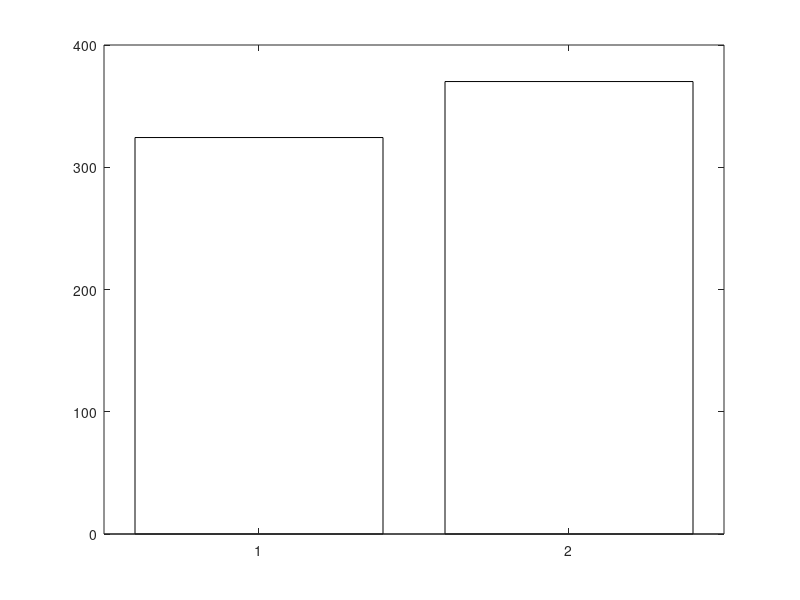

MATLAB code to generate this figure: (Note: this script raises an error after producing the figure.)
% Clear previous data and close all figures
close all;
clear;
clc;

% Given data
U_murs1 = 0.38; % Coefficient de transmission thermique (W/m².K)
U_murs2 = 0.38;
U_vitres = 2.70;

A_fenetres = 137.72; % Surface des fenêtres (m²)
A_mur1 = 217.73;
A_mur2 = A_mur1;

U_tt = 0.79; % Ponts thermiques toiture terrases
U_pii = 0.99; % Ponts thermiques planchers intermédiaires intérieurs
U_pie = 0.07; % Ponts thermiques planchers intermédiaires extérieurs
U_amei = 0.03; % Ponts thermiques angles murs extérieurs intérieurs
U_amee = 0.015; % Ponts thermiques angles murs extérieurs extérieurs

V = 4.31; % débit d'air de la CTA (m^3/s)
rau = 1.2; % kg/m^3
cp = 1005; % J/(kg.dT)

T_ref = 20;
T_reelle = [5.6, 8.4, 10.7, 12.3, 17.8, 20.5, 23, 23.3, 17.5, 16.3, 10.2, 5.7]; % Température moyenne mensuelle

Q_murs1 = U_murs1 * A_mur1 * max(0, (T_ref - T_reelle));
Q_murs2 = U_murs2 * A_mur2 * max(0, (T_ref - T_reelle));
Q_fenetres = U_vitres * A_fenetres * max(0, (T_ref - T_reelle));

Q_ponts = 2 * (48.06 + 23.03) * (U_tt + U_pii + U_pie + U_amei + U_amee) * max(0, (T_ref - T_reelle));

Q_CTA = V * rau * cp * max(0, (T_ref - T_reelle));

Q_total = Q_murs1 + Q_murs2 + Q_fenetres + Q_ponts + Q_CTA; % Puissance (W)

Q = Q_total / 1000; % Puissance (kW)

heures = 24;
mois = [31, 28, 31, 30, 31, 30, 31, 31, 30, 31, 30, 31]; % Nombre de jours par mois
efficacite = 0.89; % Efficacité du système de chauffage

E_quotidienne = Q * heures;

E_mensuelle = E_quotidienne .* mois; % Energie (kWh)

E_mensuelle = E_mensuelle / efficacite;

E_mensuelle = E_mensuelle / 1000; % Energie (MWh)

E_annuelle_simulation = sum(E_mensuelle);

chauffage_reel_2022 = 14.89 / 100 * [455000, 378000, 331000, 229000, 8000, 0, 0, 0, 0, 0, 477000, 300000]; % kWh

E_reelle = chauffage_reel_2022 / 1000; % Energie (MWh)

E_annuelle_reelle = sum(E_reelle);

% Create a bar plot for annual consumption
figure;
b = bar([1 2], [E_annuelle_reelle, E_annuelle_simulation], 'FaceColor', 'flat');
b.CData(1, :) = [0 0.4470 0.7410]; % Blue color for real consumption
b.CData(2, :) = [0.8500 0.3250 0.0980]; % Orange color for simulated consumption
set(gca, 'XTickLabel', {'Réelle', 'Simulation'});
ylabel('Consommation annuelle (MWh)');
title('Consommation énergétique annuelle en 2022');

% Add values on top of bars
xtips1 = b(1).XEndPoints;
ytips1 = b(1).YEndPoints;
labels1 = string(b(1).YData);
text(xtips1, ytips1, labels1, 'VerticalAlignment', 'bottom', 'HorizontalAlignment', 'center');
